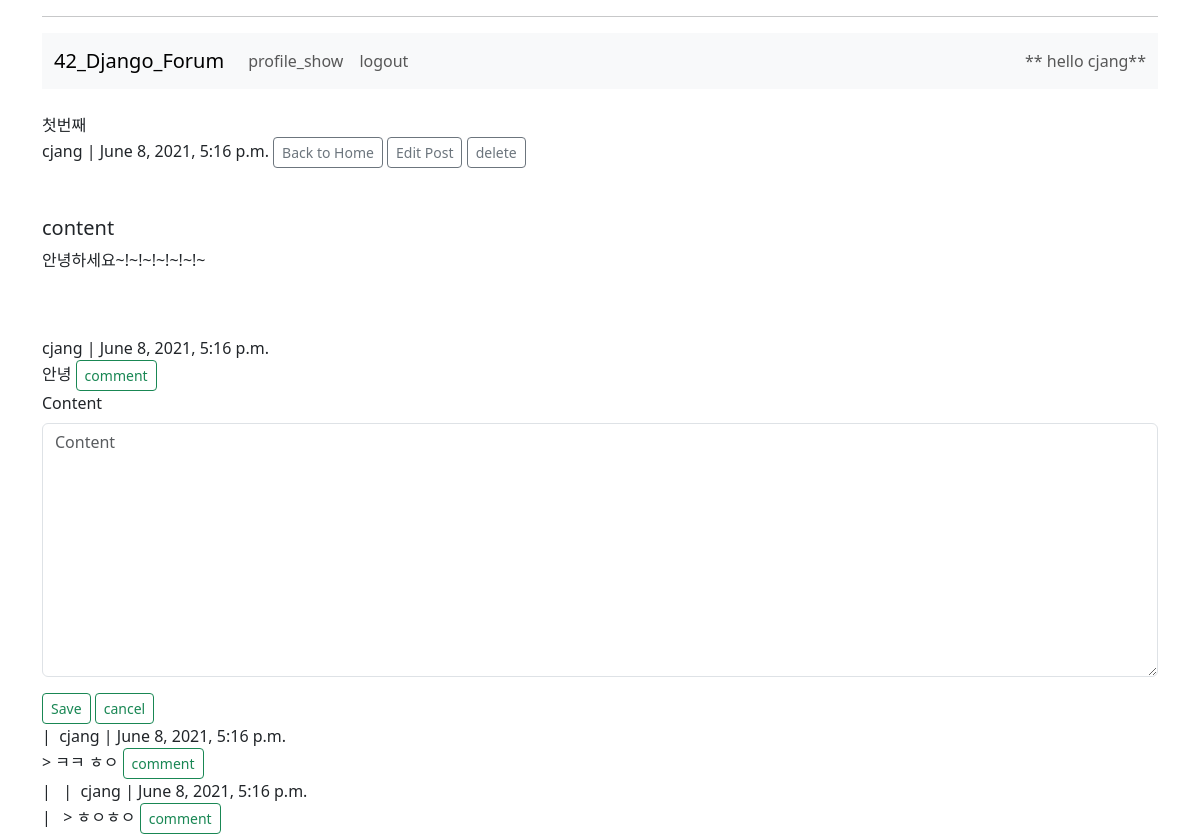
The page /post/1/1/ (signed in) on the database its author committed.
### forum_app/models/models.py (models this page shows, shortened)
class Post(models.Model):
	title = models.CharField(max_length=64)
	author = models.ForeignKey(User, on_delete=models.CASCADE, null=True)
	content = models.TextField()
	created = models.DateTimeField()

class Comment(models.Model):
	post = models.ForeignKey('Post', on_delete=models.CASCADE, null=True)
	parent_comment = models.ForeignKey('self', on_delete=models.CASCADE, null=True, related_name='child_comment')
	author = models.ForeignKey(User, on_delete=models.CASCADE, null=True)
	content = models.TextField()
	created = models.DateTimeField()

### forum_app/views/post_views.py (the view)
# urls.py: path('post/<int:post_id>/<int:com_id>/', post_2, name='post_2'),
@login_required(login_url='forum_app:login')
def post_2(request, post_id, com_id):
	post = get_object_or_404(Post, pk=post_id)
	comment = get_object_or_404(Comment, pk=com_id)
	if request.method == 'POST':
		form = CommentForm(request.POST)
		if form.is_valid():
			form_tmp = form.save(commit=False)
			form_tmp.parent_comment = comment
			form_tmp.author = request.user
			form_tmp.created = timezone.now()
			form_tmp.save()
			form = form_tmp
			context = {'post':post, 'form':form}
			return redirect('/post/' + str(post_id))
	else:
		form = CommentForm()
	context = {'post':post, 'form':form, 'com':comment}
	return render(request, 'post_2.html', context)

### forum_app/forms/forms.py
class CommentForm(ModelForm):
	class Meta:
		model = Comment
		fields = ['content']

### forum_app/templates/post_2.html (shortened to what this page needs)
{% extends "base.html" %}
{% load django_bootstrap5 %}
{% block content %}
  <br>
  <div> {{ post.title }} <div>
  <div> {{ post.author }} | {{ post.created }}
  <a button_type="link" class="btn btn-outline-secondary btn-sm" href={% url 'forum_app:home' %}>Back to Home</a>
  {% if post.author == user %}
    <a button_type="link" class="btn btn-outline-secondary btn-sm" href={% url 'forum_app:post_edit' post.id %}>Edit Post</a>
    <a button_type="link" class="btn btn-outline-secondary btn-sm" href={% url 'forum_app:post_delete' post.id %}>delete</a>
  {% endif %}</div>
  <br><br>
  <h5>content</h5>
  <p class="text-md-start">{{ post.content }}</p>
  <br><br>
  {% for comment in post.comment_set.all %}
    {% if not comment.parent_comment %}
      <div>{% include "comment_space.html" %}{{ comment.author }} | {{ comment.created }}</div>
      <div>{% include "comment_space.html" %}{{ comment.content }}
      <a class="btn btn-outline-success btn-sm" href={% url 'forum_app:post_2' post.id comment.id %}>comment</a>
      {% if com.id == comment.id %}
        <form method="POST">
          {% bootstrap_form form %}
          {% bootstrap_button "Save" button_type="submit" button_class="btn btn-outline-success btn-sm" %}
          <a class="btn btn-outline-success btn-sm" href={% url 'forum_app:post' post.id %}>cancel</a>
        </form>
      {% endif %}
      </div>
    {% endif %}
    {% if comment.child_comment.all %}
      {% include 'comment.html' %}
    {% endif %}
  {% endfor %}
{% endblock %}

### forum_app/templates/nav.html (shortened to what this page needs)
{% load django_bootstrap5 %}
<nav class="navbar navbar-expand-lg navbar-light bg-light">
  <div class="container-fluid">
    <a href="{% url 'forum_app:home' %}" class="navbar-brand">42_Django_Forum</a>
    <div class="collapse navbar-collapse" id="navbarText">
      <ul class="navbar-nav me-auto mb-2 mb-lg-0">
        <li class="nav-item">
          {% if user.is_authenticated %}
            {% if user.profile.all.0 %}
              <a href="{% url 'forum_app:profile_show' user.profile.all.0.id%}" class="nav-link" >profile_show</a>
            {% else %}
              <a href="{% url 'forum_app:profile_init'%}" class="nav-link" >profile_init</a>
            {% endif %}
          {% else %}
            <a href="{% url 'forum_app:registration' %}" class="nav-link" >registration</a>
          {% endif %}
        </li>
        <li class="nav-item">
          {% if user.is_authenticated %}
            <a href="{% url 'forum_app:logout' %}" class="nav-link" >logout</a>
          {% else %}
            <a href="{% url 'forum_app:login' %}" class="nav-link active" >login</a>
          {% endif %}
        </li>
      </ul>
      <span class="navbar-text">** hello {{user}}**</span>
    </div>
  </div>
</nav>

### forum_app/templates/comment_space.html (shortened to what this page needs)
{% if comment.parent_comment %}
|&nbsp;&nbsp;
{% endif %}

### forum_app/templates/comment.html (shortened to what this page needs)
{% load django_bootstrap5 %}
{% for child_com in comment.child_comment.all %}
  <div>{% include "comment_space.html" %}|&nbsp;&nbsp;{{ child_com.author }} | {{ child_com.created }}</div>
  <div>{% include "comment_space.html" %} > {{ child_com.content }}
  <a class="btn btn-outline-success btn-sm" href={% url 'forum_app:post_2' post.id child_com.id %}>comment</a>
  </div>
  {% with child_com as comment %}
    {% if comment.child_comment.all %}
      {% include 'comment.html' %}
    {% endif %}
  {% endwith %}
{% endfor %}

### rows shown on the page
Post: title "첫번째", author "cjang", created "June 8, 2021, 5:16 p.m.", content "안녕하세요~!~!~!~!~!~!~"
Comment: author "cjang", created "June 8, 2021, 5:16 p.m.", content "안녕", bootstrap_button "Save"
Comment: author "cjang", created "June 8, 2021, 5:16 p.m.", content "ㅋㅋ ㅎㅇ"
Comment: author "cjang", created "June 8, 2021, 5:16 p.m.", content "ㅎㅇㅎㅇ"

### other values the page prints
{{ user }} "cjang"
